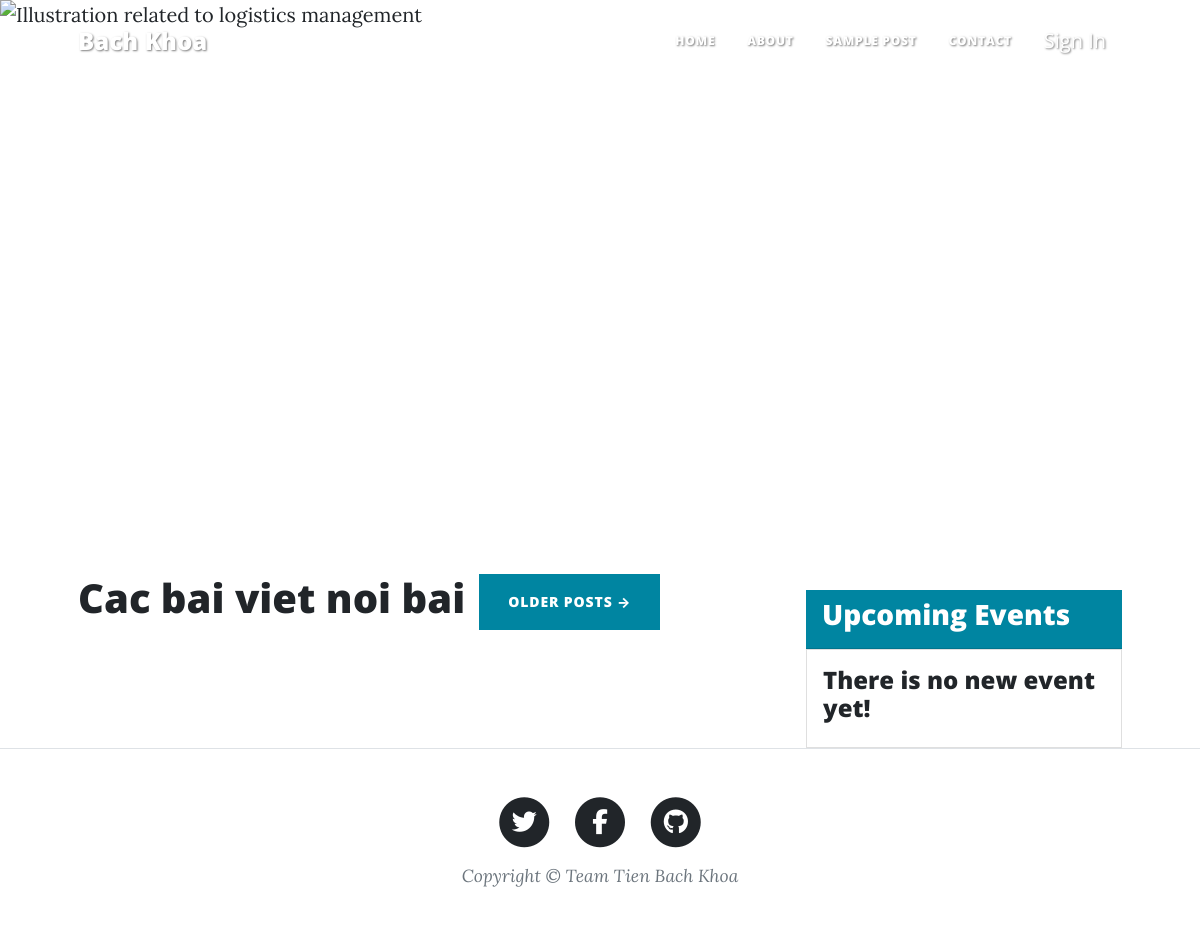
/, run on an earlier commit of the app's database.
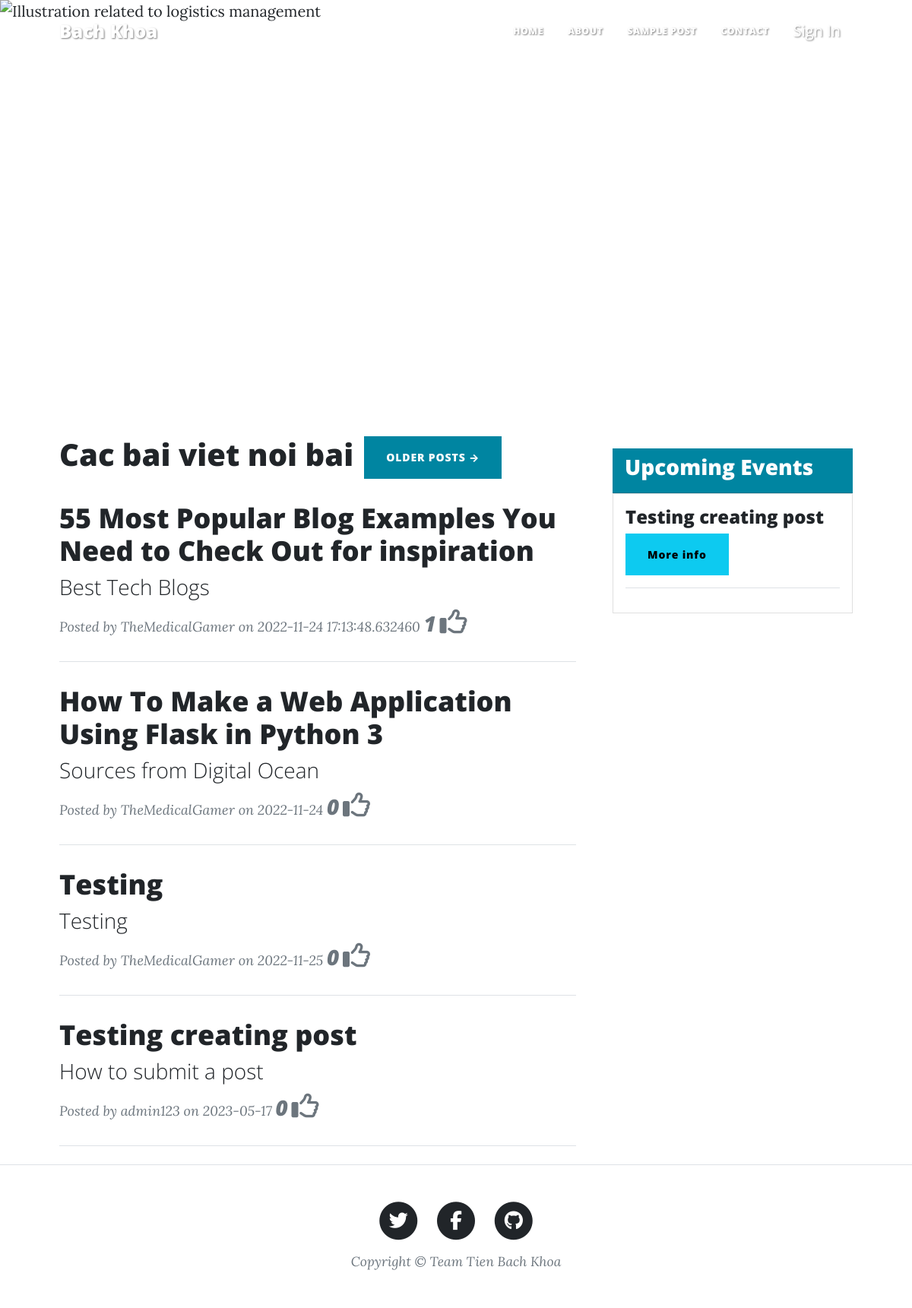
And on a later commit of the database.
### BetterBlog/modal/models.py (models this page shows, shortened)
class Post(db.Model):
    id = db.Column(db.Integer, primary_key=True)
    title = db.Column(db.String(250), unique=True, nullable=False)
    subtitle = db.Column(db.String(250), nullable=False)
    date_created = db.Column(db.String(150), default=datetime.today())
    body = db.Column(db.Text, nullable=False)
    author = db.Column(db.Integer, db.ForeignKey('user.id', ondelete="CASCADE"), nullable=False)
    img_url = db.Column(db.String(250), nullable=False)
    comments = db.relationship('Comment', backref='post', passive_deletes=True)
    likes = db.relationship('Like', backref="post", passive_deletes=True)

### BetterBlog/control/views.py (the view)
@view.route('/')
def getHomePage():
    posts = Post.query.outerjoin(Post.likes).group_by(Post.id).order_by(desc(func.count(Like.id))).limit(5).all()
    name = get_user_name()
    evenPosts = Post.query.filter_by(author="admin123").order_by(desc(Post.date_created)).all()
    return render_template("index.html", all_posts=posts, name=name, eventPosts=evenPosts)

### BetterBlog/control/views.py (called while the page is built)
def get_user_name():
    if current_user.is_authenticated:
        return current_user.username
    return "GUEST"

### BetterBlog/templates/index.html (shortened to what this page needs)
{% include "header.html" %}
<header>
    <div class="carousel slide" data-bs-ride="carousel" id="carouselExampleControls">
        <div class="carousel-inner">
            <div class="carousel-item active">
                <img alt="Illustration related to logistics management"
                     class="d-block w-100 carouselContents lazy"
                     src="https://www.cdlogistics.ca/freight-news/wp-content/uploads/2021/08/New-Project-81.jpg"
                >
            </div>
        </div>
        <button class="carousel-control-prev" data-bs-slide="prev" data-bs-target="#carouselExampleControls"
                type="button">
            <span><i aria-hidden="true" class="fa fa-angle-left"></i></span>
        </button>
        <button class="carousel-control-next" data-bs-slide="next" data-bs-target="#carouselExampleControls"
                type="button">
            <span><i aria-hidden="true" class="fa fa-angle-right"></i></span>
        </button>
    </div>
</header>
<main class="container px-4 px-lg-5">
    <div class="row gx-4 gx-lg-5">
        <div class="col-md-5 col-lg-6 col-xl-8">
            <section class="d-flex mt-4">
                <h1> Cac bai viet noi bai </h1>
                <a class="btn btn-primary text-uppercase" href="{{url_for('views.getAllPost')}}"
                   style="margin-left:1em;"> Older Posts
                    →</a>
            </section>
            {% for post in all_posts %}
            <article class="lazy post-preview">
                <a href="{{url_for('views.get_post',post_id=post.id)}}">
                    <h2 class="post-title">{{post.title}}</h2>
                    <h3 class="post-subtitle">{{post.subtitle}}</h3>
                </a>
                <p class="post-meta">
                    Posted by
                    <a>{{post.author}}</a>
                    on {{post.date_created}} <span class="h3">{{post.likes|length}}</span>&nbsp<i
                        class="fa-regular fa-thumbs-up fa-2x"></i>
                </p>
            </article>
            <hr class="my-4"/>
            {% endfor %}
        </div>
        <aside class="col-md-5 col-lg-4 col-xl-4" style="margin-top:2em;">
            <div class="card-header bg-primary text-white">
                <h3 class="card-title">Upcoming Events</h3>
            </div>
            <div class="card" style="height: auto; overflow: auto;width:auto;max-height:550px;">
                <div class="card-body">
                    {% if eventPosts %}
                    {% for event in eventPosts %}
                    <div class="event-card">
                        <h4 class="event-title">{{ event.title }}</h4>
                        <a class="btn btn-info" href="{{ url_for('views.get_post', post_id=event.id) }}">More info</a>
                        <hr/>
                    </div>
                    {% endfor %}
                    {% else %}
                    <div class="event-card">
                        <h4 class="event-title"> There is no new event yet!</h4>
                    </div>
                    {% endif %}
                </div>
            </div>
        </aside>
    </div>
</main>
{% include "footer.html" %}

### BetterBlog/templates/header.html (shortened to what this page needs)
<!DOCTYPE html>
<html lang="en">
<head>
    <link href="{{url_for('static',filename='css/styles.css')}}" rel="stylesheet" type="text/css"/>
    <link href="https://unpkg.com/swiper@8/swiper-bundle.min.css" rel="stylesheet"/>
</head>
<header>
    <nav class="navbar navbar-expand-lg navbar-light" id="mainNav">
        <div class="container px-4 px-lg-5">
            <a class="navbar-brand" href="/">Bach Khoa</a>
            <div class="collapse navbar-collapse" id="navbarResponsive">
                <ul class="navbar-nav ms-auto py-4 py-lg-0">
                    <li class="nav-item"><a class="nav-link px-lg-3 py-3 py-lg-4"
                                            href="{{url_for('views.getHomePage')}}">Home</a></li>
                    <li class="nav-item"><a class="nav-link px-lg-3 py-3 py-lg-4" href="{{url_for('views.get_about')}}">About</a>
                    </li>
                    <li class="nav-item"><a class="nav-link px-lg-3 py-3 py-lg-4"
                                            href="{{url_for('views.show_first_post')}}">Sample Post</a></li>
                    <li class="nav-item"><a class="nav-link px-lg-3 py-3 py-lg-4"
                                            href="{{url_for('views.send_contact')}}">Contact</a></li>
                </ul>
                {% if name == "GUEST" %}
                <a class="nav-link" href="{{ url_for('auth.loginUser') }}">Sign In</a>
                {% else %}
                <div>{{ name.username }}</div>
                <a class="nav-link" href="{{ url_for('views.create_post') }}">Create Post</a>
                <a class="nav-link" href="{{ url_for('auth.logoutUser') }}">Log Out</a>
                {% endif %}
            </div>
        </div>
    </nav>
</header>
</html>

### BetterBlog/templates/footer.html (shortened to what this page needs)
        <footer class="border-top">
            <div class="container px-4 px-lg-5">
                <div class="row gx-4 gx-lg-5 justify-content-center">
                    <div class="col-md-10 col-lg-8 col-xl-7">
                        <ul class="list-inline text-center">
                            <li class="list-inline-item">
                                <a href="#!">
                                    <span class="fa-stack fa-lg">
                                        <i class="fas fa-circle fa-stack-2x"></i>
                                        <i class="fab fa-twitter fa-stack-1x fa-inverse"></i>
                                    </span>
                                </a>
                            </li>
                            <li class="list-inline-item">
                                <a href="#!">
                                    <span class="fa-stack fa-lg">
                                        <i class="fas fa-circle fa-stack-2x"></i>
                                        <i class="fab fa-facebook-f fa-stack-1x fa-inverse"></i>
                                    </span>
                                </a>
                            </li>
                            <li class="list-inline-item">
                                <a href="#!">
                                    <span class="fa-stack fa-lg">
                                        <i class="fas fa-circle fa-stack-2x"></i>
                                        <i class="fab fa-github fa-stack-1x fa-inverse"></i>
                                    </span>
                                </a>
                            </li>
                        </ul>
                        <div class="small text-center text-muted fst-italic">Copyright &copy; Team Tien Bach Khoa</div>
                    </div>
                </div>
            </div>
        </footer>
        </body>
        </html>

What changed in the data, as far as the page shows it:
added Post: title "55 Most Popular Blog Examples You Need to Check Out for inspiration", subtitle "Best Tech Blogs", author "TheMedicalGamer", date_created "2022-11-24 17:13:48.632460", likes|length "1", shown under "Cac bai viet noi bai"
added Post: title "How To Make a Web Application Using Flask in Python 3", subtitle "Sources from Digital Ocean", author "TheMedicalGamer", date_created "2022-11-24", likes|length "0", shown under "Cac bai viet noi bai"
added Post: title "Testing", subtitle "Testing", author "TheMedicalGamer", date_created "2022-11-25", likes|length "0", shown under "Cac bai viet noi bai"
added Post: title "Testing creating post", subtitle "How to submit a post", author "admin123", date_created "2023-05-17", likes|length "0"
Also different on the page:
text no longer shown: "There is no new event yet!"
